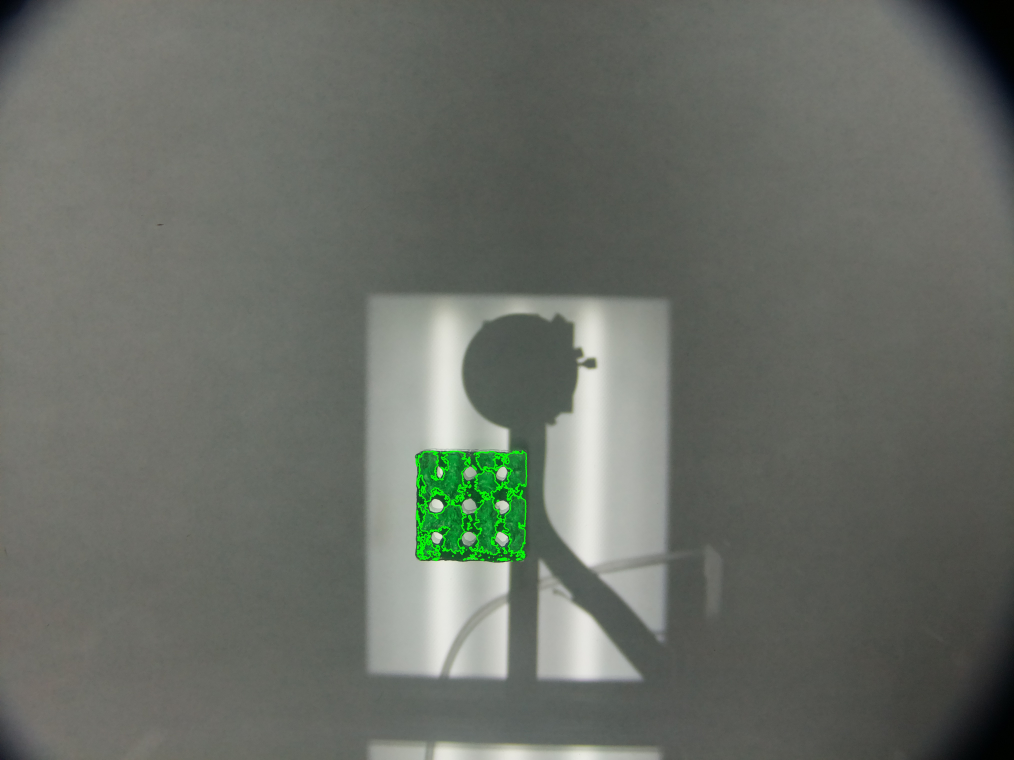
#> input picture images/A5C5UniformScaffold3/DETECTED2.jpg, 4056 x 3040 px, found by its file name (shown at 1/4 size)
$ python obj_detection.py
#> lines starting #> are read from the running program, lines starting #| are printed output that depends on the picture; after the words box and inside, x2 and y2 are one past the last pixel; in counts of white or black regions, pixels touching at a corner belong together
import cv2
import numpy as np
# import pyautogui
import cv2
import time

def get_hsv_at_cursor():
    while True:
        # Get current mouse position
        x, y = pyautogui.position()

        # Take a screenshot
        screenshot = pyautogui.screenshot()

        # Convert the screenshot to a numpy array (OpenCV uses BGR)
        img = np.array(screenshot)
        img = cv2.cvtColor(img, cv2.COLOR_RGB2BGR)

        # Get BGR value at cursor
        b, g, r = img[y, x]

        # Convert BGR to HSV
        hsv = cv2.cvtColor(np.uint8([[[b, g, r]]]), cv2.COLOR_BGR2HSV)[0][0]

        print(f"Cursor at ({x}, {y}) - HSV: {hsv}")

        time.sleep(0.5)  # update every 0.5 seconds

def object_detection():
  # TEST_IMAGE = "images\\better_square_photos\\better_cam_1.jpg"
  TEST_IMAGE = "images\A5C5UniformScaffold3\DETECTED2.jpg"

  # Load image
  image = cv2.imread(TEST_IMAGE)
#> image is the input picture: shape (3040, 4056, 3); mean B, G, R 101.9, 109.3, 104.9

  # Convert to HSV
  hsv = cv2.cvtColor(image, cv2.COLOR_BGR2HSV)
#> hsv: shape (3040, 4056, 3); mean H, S, V 44.5, 19.9, 109.5

  # Lower and upper bounds for green in HSV
  lower_green = np.array([60, 140, 52])   # H, S, V
  upper_green = np.array([85, 255, 235])

  mask = cv2.inRange(hsv, lower_green, upper_green)
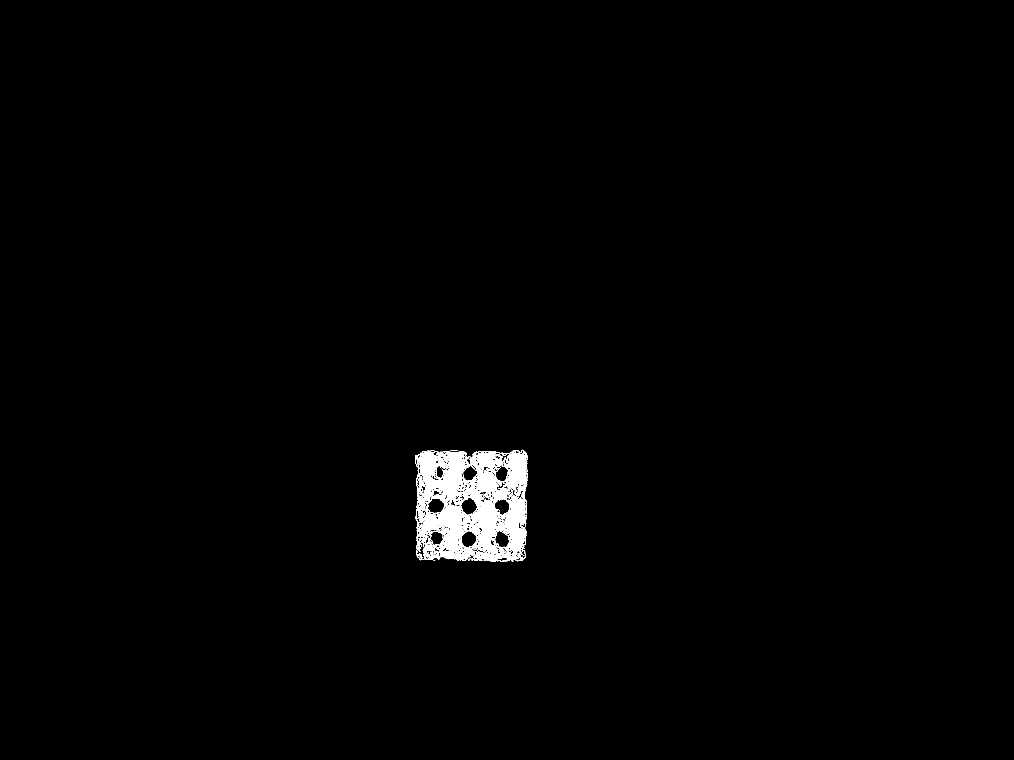
#> mask: shape (3040, 4056) (shown at 1/4 size); 1.1% white; 136 white regions (79 under 20 px), largest, box (x1, y1, x2, y2) and area: (1674, 1808, 1872, 2211) 39468, (1900, 1880, 2004, 2218) 18983, (2013, 1979, 2102, 2211) 12843

  # Remove small noise
  kernel = np.ones((1, 1), np.uint8)
  mask = cv2.morphologyEx(mask, cv2.MORPH_OPEN, kernel)
  # Close small holes
  kernel = np.ones((11, 11), np.uint8)
  mask = cv2.morphologyEx(mask, cv2.MORPH_CLOSE, kernel)
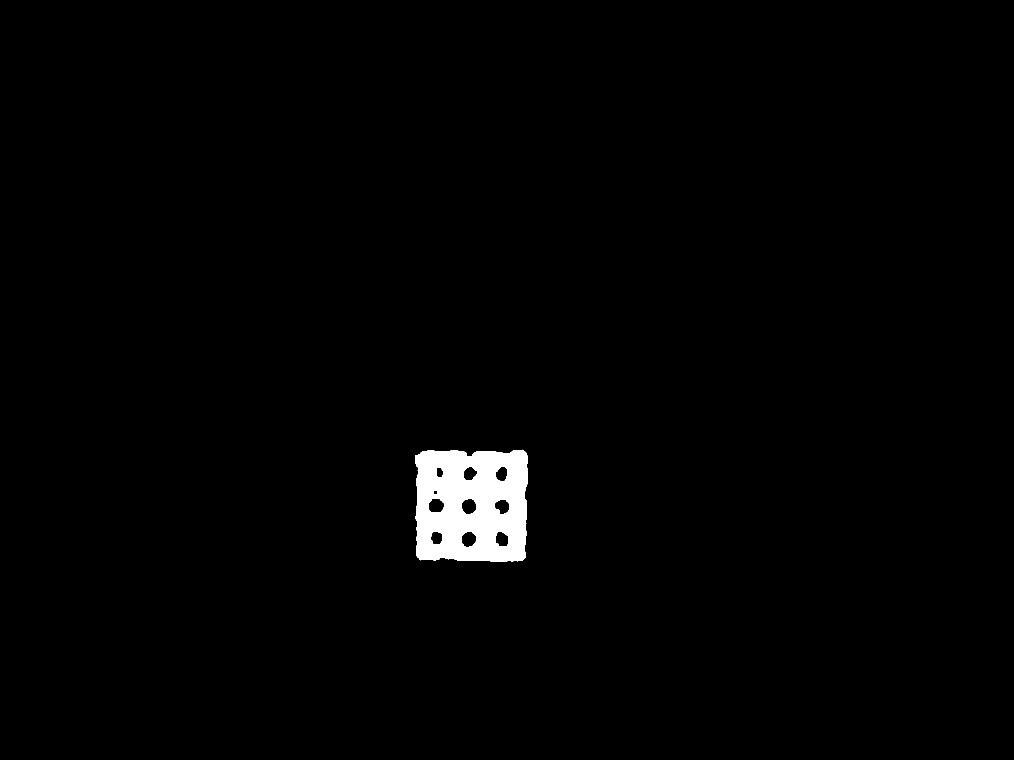
#> mask: shape (3040, 4056) (shown at 1/4 size); 1.4% white; 1 white region

  # [9 lines of commented-out code are left out]
  final_mask = mask
  cv2.imwrite("test_images/green_object_mask.png", final_mask)

  # Find contours in the final mask
  contours, _ = cv2.findContours(final_mask, cv2.RETR_TREE, cv2.CHAIN_APPROX_SIMPLE)
#> contours = 11 contours; largest, box (x1, y1, x2, y2) and area: (1662, 1799, 2110, 2248) 188657, (1846, 1992, 1907, 2058) 3091, (1712, 1993, 1777, 2052) 2993, (1846, 2125, 1906, 2190) 2976, (1980, 2126, 2036, 2188) 2626

  # Draw contours on a copy of the original image
  contour_image = image.copy()
  cv2.drawContours(contour_image, contours, -1, (0, 0, 255), 5)

  # Crop to contour [0]
  x, y, w, h = cv2.boundingRect(contours[0])
#> x = 1662; y = 1799; w = 448; h = 449
  cropped = contour_image[y:y+h, x:x+w]
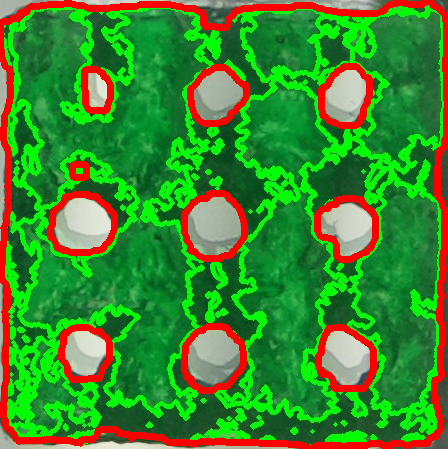
#> cropped: shape (449, 448, 3); mean B, G, R 45.8, 135.7, 61.9
  cv2.imwrite("test_images/green_object_cropped.png", cropped)
  cv2.imwrite("test_images/green_object_contours.png", contour_image)

  # Compute the area of each contour
  for i, cnt in enumerate(contours[1:]):
    area = cv2.contourArea(cnt)
    print(f"Contour {i+1} area:", area, "px")
#> this loop made 10 passes
#> area on passes 1 to 10: 2626, 2050.5, 2976, 2607, 2993, 3091, 180, 924.5, 2287.5, 2234.5
#| Contour 1 area: 2626.0 px
#| Contour 2 area: 2050.5 px
#| Contour 3 area: 2976.0 px
#| Contour 4 area: 2607.0 px
#| Contour 5 area: 2993.0 px
#| Contour 6 area: 3091.0 px
#| Contour 7 area: 180.0 px
#| Contour 8 area: 924.5 px
#> (further printed lines are left out)

  return contours

def contour_area_mm2(contours, calibration_path):
    """
    Calculate contour areas in mm^2 using full calibration data.

    Args:
        contours (list): List of contours (from cv2.findContours)
        calibration_path (str): Path to calibration .npz file

    Returns:
        list: Areas in mm^2 for each contour
    """

    # === LOAD CALIBRATION ===
    data = np.load(calibration_path)

    required_keys = ['camera_matrix', 'dist_coeffs', 'pixel_to_mm']
    for key in required_keys:
        if key not in data:
            raise ValueError(f"Missing '{key}' in calibration file.")

    camera_matrix = data['camera_matrix']
    dist_coeffs = data['dist_coeffs']
    pixel_to_mm = float(data['pixel_to_mm'])  # ensure scalar

    areas_mm2 = []

    for cnt in contours:
        # === UNDISTORT CONTOUR POINTS ===
        cnt = cnt.astype(np.float32)

        undistorted = cv2.undistortPoints(
            cnt,
            camera_matrix,
            dist_coeffs,
            P=camera_matrix  # keep in pixel coordinate system
        )

        # === AREA IN PIXELS ===
        area_px = cv2.contourArea(undistorted)

        # === CONVERT TO mm^2 ===
        area_mm2 = area_px * (pixel_to_mm ** 2)

        areas_mm2.append(area_mm2)

    return areas_mm2

if __name__ == "__main__":
    print("Press Ctrl+C to stop.")
    # get_hsv_at_cursor()
    contours = object_detection()
    areas_mm2 = contour_area_mm2(contours[1:], "calibration/calibration_data.npz")
#> (reads calibration/calibration_data.npz from the repository)
#> the loop in contour_area_mm2, `for cnt in contours:` made 10 passes
#> (area_px, area_mm2) on passes 1 to 10: (2075.2, 4.24), (1616.8, 3.31), (2347.8, 4.8), (2046.6, 4.18), (2344.8, 4.79), (2422.4, 4.95), (140.7, 0.288), (720.5, 1.47), (1783.5, 3.65), (1745.1, 3.57)
#> after the loop in contour_area_mm2, `for cnt in contours:`: areas_mm2 = [4.24, 3.31, 4.8, 4.18, 4.79, 4.95, 0.288, 1.47, 3.65, 3.57]
    for i, area in enumerate(areas_mm2):
        print(f"Contour {i + 1} area in mm^2: {area:.2f}")
#> this loop made 10 passes
#> area on passes 1 to 10: 4.24, 3.31, 4.8, 4.18, 4.79, 4.95, 0.288, 1.47, 3.65, 3.57
#| Contour 1 area in mm^2: 4.24
#| Contour 2 area in mm^2: 3.31
#| Contour 3 area in mm^2: 4.80
#| Contour 4 area in mm^2: 4.18
#| Contour 5 area in mm^2: 4.79
#| Contour 6 area in mm^2: 4.95
#| Contour 7 area in mm^2: 0.29
#| Contour 8 area in mm^2: 1.47
#> (further printed lines are left out)

    # Label contours with area
    image = cv2.imread("/home/ryam/Desktop/bioprint_vision_project/images/better_square_photos/better_cam_1.jpg")
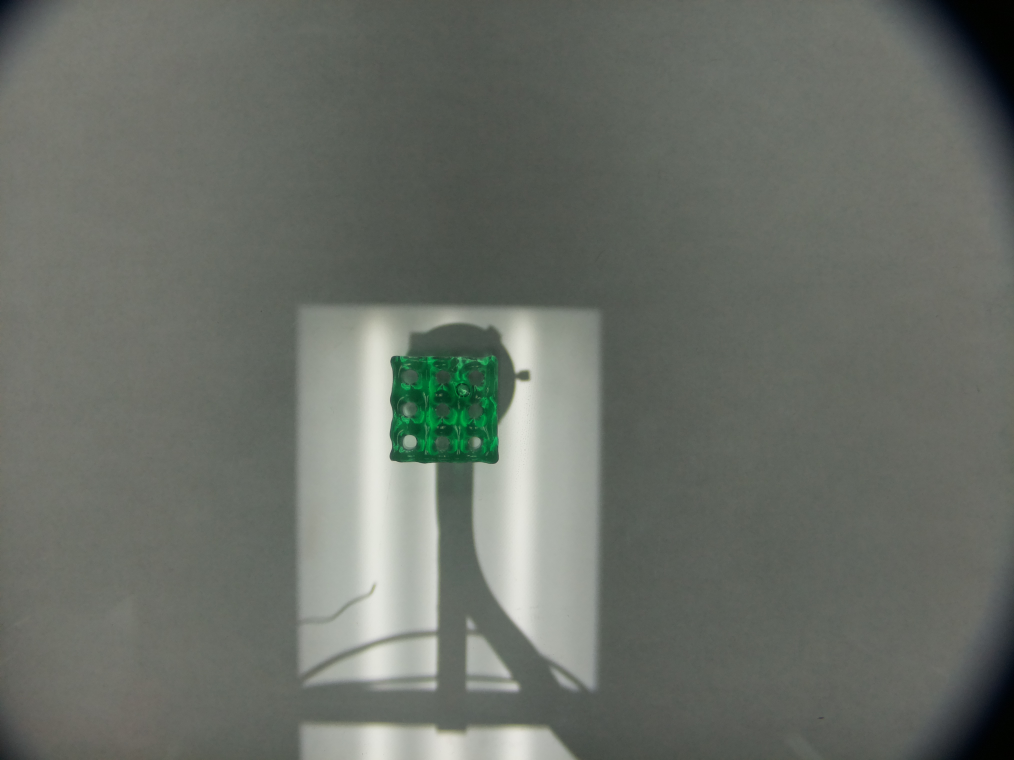
#> input picture images/better_square_photos/better_cam_1.jpg, 4056 x 3040 px, found by its file name (shown at 1/4 size)
#> image is the input picture: shape (3040, 4056, 3); mean B, G, R 103.2, 110.5, 105.7
    for i, cnt in enumerate(contours[1:]):
        x, y, w, h = cv2.boundingRect(cnt)
        cv2.putText(image, f"{areas_mm2[i]:.2f} mm^2", (x, y - 10), cv2.FONT_HERSHEY_SIMPLEX, 0.5, (0, 0, 255), 1)
#> this loop made 10 passes
#> (x, y, w, h) on passes 1 to 10: (1980, 2126, 56, 62), (1723, 2126, 49, 53), (1846, 2125, 60, 65), (1979, 1997, 59, 62), (1712, 1993, 65, 59), (1846, 1992, 61, 66), (1734, 1963, 15, 14), (1746, 1868, 27, 42), (1852, 1866, 57, 57), (1983, 1865, 49, 60)
    cv2.imwrite("test_images/green_object_labeled.png", image)

    # Print average area
    if areas_mm2:
        avg_area = np.mean(areas_mm2)
#> avg_area = 3.53
        print(f"Average area in mm^2: {avg_area:.2f}")
#| Average area in mm^2: 3.53
